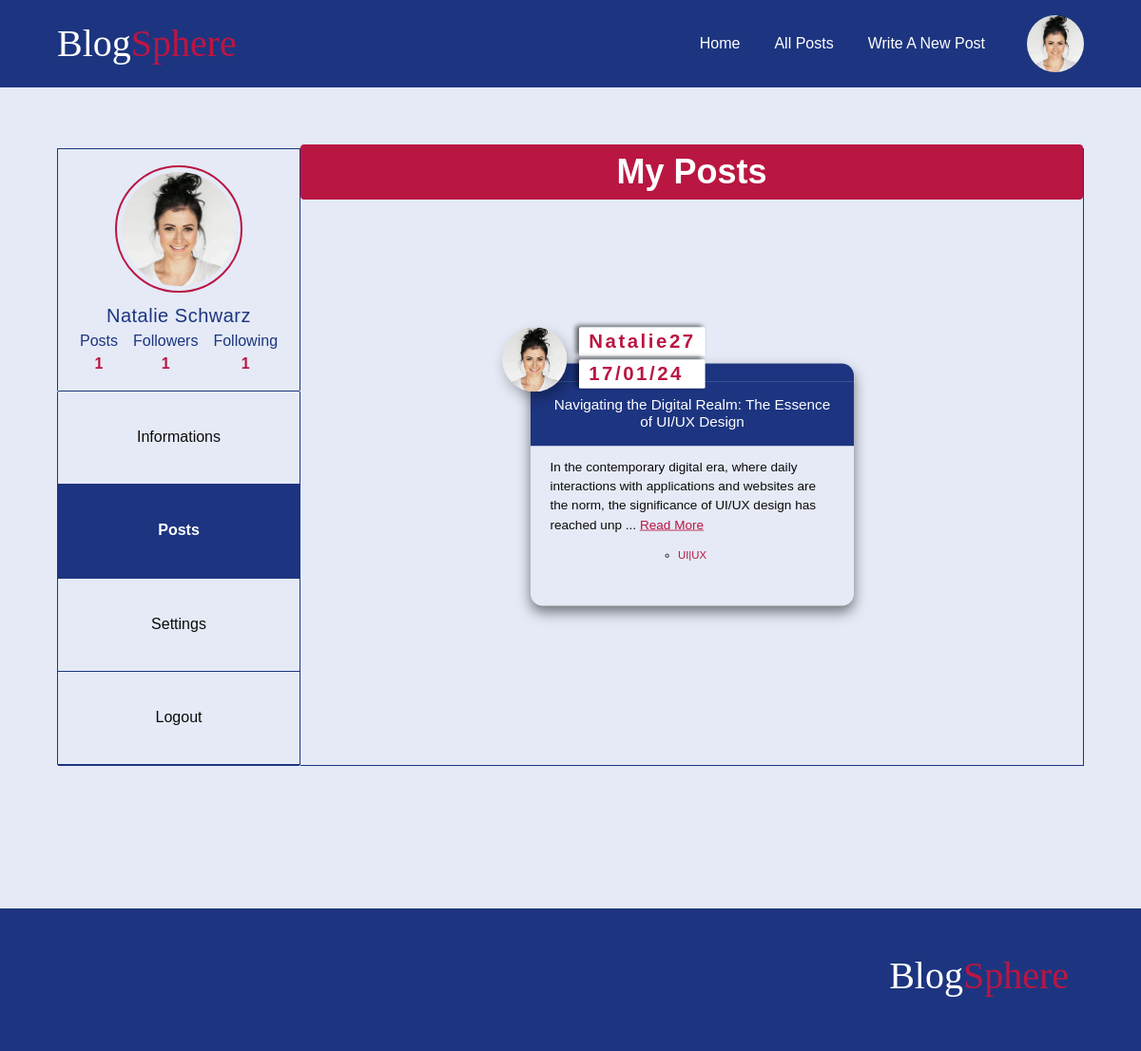
The app's page /account/MyProfile/?tab=posts (signed in), older data.
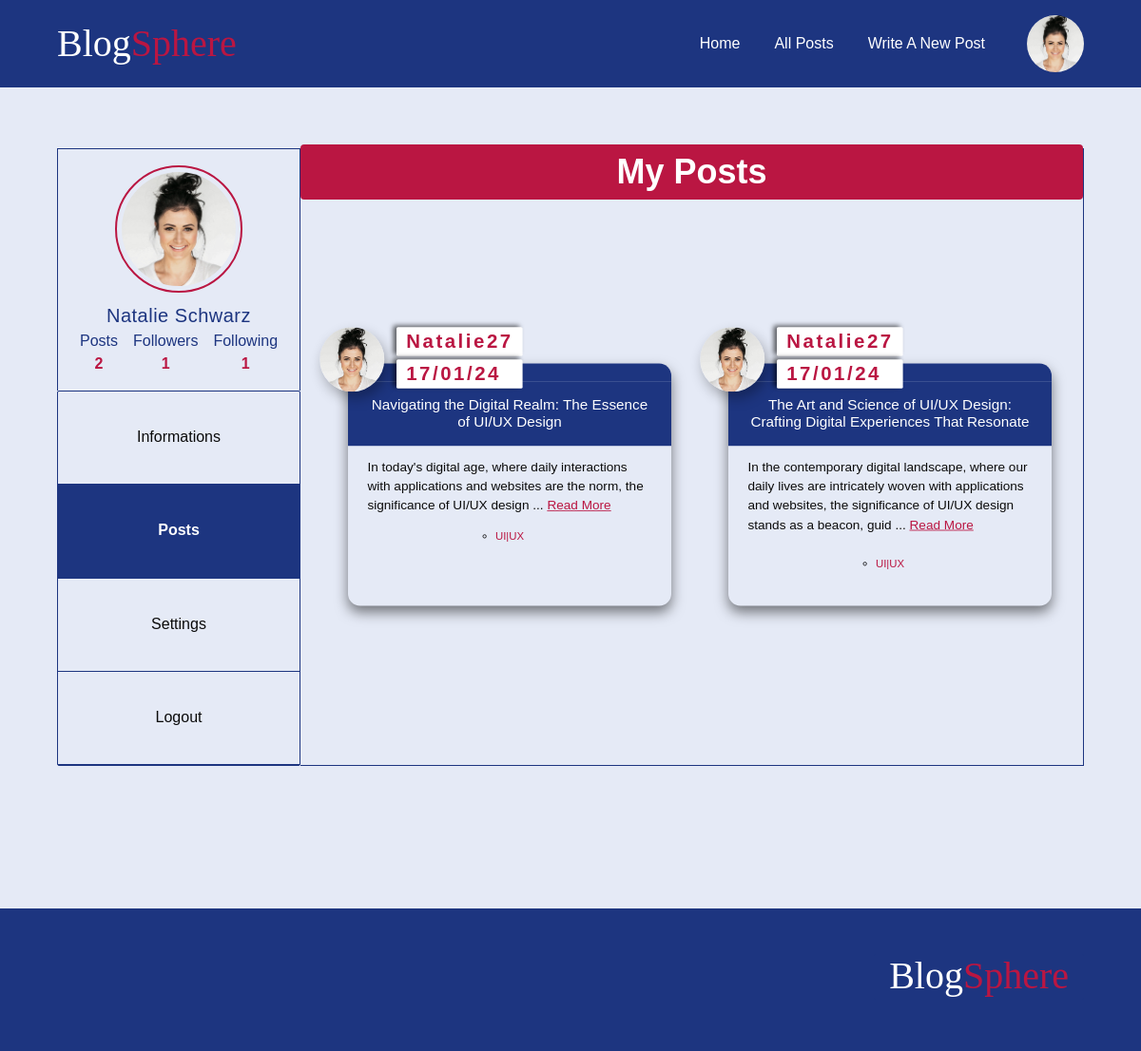
The same page, newer data.
### blog/models.py (models this page shows, shortened)
class Navigation(models.Model):
    text= models.CharField(max_length=100)
    destination= models.CharField(max_length=100)

class Post(models.Model):
    title = models.CharField(max_length=100)
    author = models.ForeignKey(User,  on_delete=models.CASCADE)
    body = RichTextUploadingField(blank=True, null=True)
    created_at = models.DateField(auto_now=True)
    tags = models.ManyToManyField(Tag)
    slug = models.SlugField(unique=True, editable= False, blank= True, db_index=True, default='')
    comments = models.ManyToManyField('Comment')
    class Meta:
        ordering = ['-created_at']

class Tag(models.Model):
    name = models.CharField(max_length=100)
    def __str__(self):
        return f'{self.name}'

### accounts/models.py (models this page shows, shortened)
class Profile(models.Model):
    MALE = 'M'
    FEMALE = 'F'
    OTHER = 'O'
    GENDER_CHOICES = [
        (MALE, 'Male'),
        (FEMALE, 'Female'),
        (OTHER, 'Other'),
    ]
    user = models.OneToOneField(User, on_delete=models.CASCADE)
    bio = models.TextField(blank=True,null=True,  max_length = 400)
    profile_pic = models.ImageField( blank=True, null=True)
    gender = models.CharField(null=True,  max_length=1,choices=GENDER_CHOICES, default= MALE)
    birthday = models.DateField(null=True, blank = True, default=default_date)
    job = models.CharField(blank=True, null=True,  max_length = 400)
    first_name = models.CharField(null=True, blank=True, max_length=100)
    last_name = models.CharField(null=True, blank=True, max_length=100)
    email = models.EmailField(null=True, blank=True,  max_length=254)
    full_name = models.CharField(null=True, max_length = 200, blank= True)
    country = models.CharField(null=True, blank=True, max_length=100)
    city = models.CharField(null=True, blank=True, max_length=100)
    following = models.ManyToManyField('self',symmetrical=False, blank=True)
    followers = models.ManyToManyField("self", related_name="followed_by", symmetrical=False, blank=True)
    comments = models.ManyToManyField(Comment,related_name='user_comments')

### accounts/views.py (the view)
# urls.py: path('MyProfile/', views.myProfile, name='editProfile'),
def myProfile(request):
     tab = request.GET.get('tab')
     user_profile = Profile.objects.get(user = request.user)
     user = User.objects.get(id = request.user.id)
     my_posts = Post.objects.filter(author = user)
     if request.method == "POST":
        form = UserForm(request.POST, instance=user_profile)
        if form.is_valid():
            user_profile.first_name = form.cleaned_data['first_name']
            user_profile.last_name = form.cleaned_data['last_name']
            user_profile.email = form.cleaned_data['email']
            form.save()
            messages.success(request, 'Profile updated successfully', extra_tags='update-profile')
            return redirect('home')
        else:
           return render(request, 'account/myProfile.html', {'form': form, 'tab': tab, 'my_posts': my_posts, 'user_profile': user_profile})
     else:
        form = UserForm(instance=user_profile)
     context ={
         'form': form,
         'tab': tab,
         "my_posts": my_posts,
         "user_profile": user_profile
     }
     return render(request, 'account/myProfile.html', context)

### blog/context_processors.py (called while the page is built)
def render_Nav_processor(request):
  if request.user.is_authenticated:
    navigation_links = Navigation.objects.exclude(destination = 'login')
  else:
    navigation_links = Navigation.objects.exclude(destination = 'logout').exclude(destination = 'editProfile')
  return  {
        'nav_links': navigation_links
    }

### accounts/templates/account/myProfile.html (shortened to what this page needs)
{% extends "layout.html" %}
{% load static %}
{% block style %}
<link rel="stylesheet" href="{% static 'otherUserProfile.css'%}">
<link rel="stylesheet" href="{% static 'myProfile.css'%}">
<link rel="stylesheet" href="{% static 'article.css' %}">
{% endblock style %}
{% block content %}
<section class="user-profile">
   <div class="user-settings">
<div class="user-image-container">
{% if user_profile.profile_pic  %}
<img class="user-image" src="{{user_profile.profile_pic.url}}" alt="User's profile picture">
{% else %}
<img class="no-picture" src="{% static 'images/no-profile-picture.svg' %}" alt="">
{% endif %}
{% if user_profile.first_name and user_profile.last_name %}
<span class="user-fullname">
   {{user_profile.first_name}} {{user_profile.last_name}}
  </span>
   {% else %}
   <span class="user-fullname">
   {{request.user}}
   </span>
      {% endif %}
<div>
  <div role="table" class="table">
    <div role="row" class="col">
        <div role="columnheader" class="th">Posts</div>
        <div  role="cell" class="td">{{ user_profile.user.post_set.all.count }}</div>
    </div>
    <div role="row" class="col">
        <div role="columnheader" class="th">Followers</div>
        <div  role="cell" class="td">{{ user_profile.followers.count }}</div>
    </div>
    <div role="col" class="col">
        <div role="columnheader" class="th">Following</div>
        <div  role="cell" class="td">{{user_profile.following.count}}</div>
    </div>
   </div>
  </div>
</div>
 <ul class="settings-list">
  <li><a class="{% if tab == 'informations' %} tab-active {% endif %}" href="{% url 'editProfile' %}?tab=informations">Informations</a></li>
   <li><a class="{% if tab == 'posts' %} tab-active {% endif %}" href="{% url 'editProfile' %}?tab=posts">Posts</a></li>
   <li><a class="{% if tab == 'settings' %} tab-active {% endif %}" href="{% url 'editProfile' %}?tab=settings">Settings</a></li>
   <li><a  href="{% url 'logout' %}">Logout</a></li>
 </ul>
</div>
<section class="user-information">
    {% if tab == 'posts' %}
    <h1 class="tab-heading">My Posts </h1>
      {% include "account/components/myProfile/posts.html" %}
    {% endif %}
</section>
</section>
{% endblock content %}

### templates/layout.html (shortened to what this page needs)
{% load static %}
<!DOCTYPE html>
<html lang="en">
<head>
    <link rel="stylesheet" href="{% static "global.css"%}">
    {% block style%} {% endblock %}
</head>
<body>
    {% include "./components/header.html" %}
    <main class="container main">
    {% block content %}
    {% endblock content %}
</main>
{% include "./components/footer.html" %}
</body>
</html>

### templates/components/header.html (shortened to what this page needs)
{% load static%}
{% block style %}
<link rel="stylesheet" href="{% static "header.css"%}">
<link rel="stylesheet" href="{% static "article.css"%}">
{% endblock  %}
<header class="nav-header" >
    <div class="container header">
      <div>
       <span class="logo">Blog<span class="brand-accent">Sphere
    </div><nav >
    <ul class="nav">
     {% for link in nav_links %}
       <li>
        <a href="{% url link.destination %}">{{ link.text | title }}</a>
       </li>
       {% endfor %}
       {% if request.user.profile %}
       <button id="profile-pic" >
        {% if request.user.profile.profile_pic %}
        <img class="profile-picture header-picture" src="{{ request.user.profile.profile_pic.url }}" alt="Profile Picture">
     {% endif %}
    </button>{% endif %}
    </ul>
</nav>
</div>
</header>

### accounts/templates/account/components/myProfile/posts.html
<ul class="blogs my-posts">
{% for post in my_posts %}
{% include "components/article.html" %}
{% endfor %}
</ul>

### templates/components/article.html (shortened to what this page needs)
{% load static %}
<li class="post ">
    <header class="author">
        {% if post.author != request.user %}
         <a href="{% url 'user-profile' username=post.author tab='informations' %}">
            {% else %}
            <a href="{% url 'editProfile' %}?tab=informations">
       {% endif %}
       {% if post.author.profile.profile_pic %}
       <img class="profile-picture" src="{{ post.author.profile.profile_pic.url }}" alt="Profile Picture">
{% else %}
            <img class="no-picture" src="{% static 'images/no-profile-picture.svg' %}" alt="">
            {% endif%}
        </a>
            <div class="author-post__details">
                {% if post.author == request.user  %}
                <a href="{% url 'editProfile' %}?tab=informations">
                    <span class="author-post__details-name">{{post.author.username}}</span> </a>{% endif %}
                    <span class="author-post__details-date">{{post.created_at|date:"d/m/y"}}</span></div>
                </header>
                <a href="{% url 'post' post.slug %}">
        <div class="title-container">
            <h3 class="post-title">{{ post.title }}</h3>
        </div>
        <div class="content">
            <p class="post-content">
                {{ post.body|slice:":175"|safe }}
                {% if post.body|length > 175 %}
                ... <a class="read_more" href="{% url 'post' post.slug %}">Read More</a>
                {% endif %}
            </p>
        </a>
            <div class="row">
                <ul class="tags">
                    {% for tag in post.tags.all %}
                        <li><a href="{% url 'posts'%}?tag={{tag}}" class="tag"> {{tag}}</a></li>
                    {% endfor %}
                </ul>
            </div>
    </li>

### templates/components/footer.html (shortened to what this page needs)
{% load static %}
{% block style %}
<link rel="stylesheet" href="{% static 'footer.css'%}">
{% endblock style %}
<footer>
    <div class="container">
        <span class="brand">Blog<span class="brand-accent">Sphere
    </div>
</footer>

### static/global.css (style rules this page uses)
:root { --main-clr: #1d3580; --main-hover-clr: #2c489cd0; --main-hover-link-clr: #2c489c4d; --body-clr: #e5eaf6; --main-clr-light: #1d3680bd; --heading-clr: #1d3580; --heading2-clr: #fff; --accent-clr: #ba1642; --focus-clr: #e4724f13; --error-text-clr: rgb(231, 48, 16); --error-bg-clr: rgba(255, 187, 175, 0.012); --nav-text-clr: #fff; --main-text-clr: #10082e; --fs-800: 2.5rem; --fs-750: 2.25rem; --fs-700: 2rem; --fs-650: 1.75rem; --fs-600: 1.5rem; --fs-550: 1.25rem; --fs-500: 1rem; --fs-450: 0.975rem; --fs-400: 0.9375rem; --fs-350: 0.875rem; --fs-300: 0.8375rem; --heading-align: center; --gutter-y-200: 0.75rem; --gutter-y-300: 1rem; --gutter-y-400: 1.25rem; --gutter-y-600: 2rem; --gutter-y-900: 5rem; --gutter-x-600: 2rem; }
* { margin: 0; padding: 0; box-sizing: border-box; scrollbar-color: var(--main-clr) #fff; }
img, svg, picture { display: block; max-width: 100%; }
input, text, label,textarea, select, button { font-size: inherit; font-family: inherit; }
button { cursor: pointer; }
body { font-size: var(--fs-500); line-height: 1.5; font-family: 'Franklin Gothic Medium', 'Arial Narrow', Arial, sans-serif; color: var(--main-text-clr); background-color: #e5eaf6; }
h1 { text-align: var(--heading-align); color: var(--heading-clr); margin-top: var(--gutter-y-600); font-size: var(--fs-750); line-height: 1.1; margin-bottom: var(--gutter-y-300); }
.brand { background-color: var(--main-clr); color: var(--nav-text-clr); padding-inline: 1rem; padding-bottom: .2rem; font-family: serif; border-radius: 2px; }
.container { width: 100%; max-width: min(90%, 90rem); margin-inline: auto; }
main { margin-top: var(--gutter-y-600); }
a:link, a:visited { text-decoration: none; color: #0b0b0b; }
.main { min-height: 100vh; }
div.container.header { width: 100%; max-width: min(90%, 90rem); margin-inline: auto; }
.post { margin: 2rem auto; box-shadow: 0 8px 16px rgba(0, 0, 0, 0.5); width: 400px; padding-bottom: 1em; color: #0b0b0b; display: flex; flex-direction: column; justify-content: space-between; border-radius: 15px; transform: scale(0.85); transition: all .25s ease-out; min-height: 300px; ; }

### static/otherUserProfile.css (style rules this page uses)
.user-profile { margin-block: 4em; display: grid; grid-template-columns: 23.5rem 1fr; gap: 3rem; align-items: start; }
.user-image-container { max-width: 350px; margin-top: var(--gutter-y-600) }
.user-image, .no-picture { max-width:350px; width:100%; outline:2px solid var(--heading-clr); outline-offset: 5px; border-radius: 10px; aspect-ratio: 1 / 1; object-fit: cover; object-position: center; margin-inline: auto; }
.user-information { display: grid; }
.user-fullname { display: block; color:var(--main-clr); font-size: var(--fs-550); text-align: center; letter-spacing: .5px; margin-top: var(--gutter-y-300); }
.row { display: flex; gap: 0; margin-bottom: 1.25em; }
h3 { text-align: center; color: var(--main-clr); font-weight: 500; font-size: 1.125rem; }
.table { display: grid; grid-template-columns: repeat(3, .1fr); text-align: center; gap: 1rem; justify-content: center; font-weight: 100; font-family: Arial, Helvetica, sans-serif; }
.th { font-size: var(--fs-500); color: var(--main-clr); }
.td { color: var(--accent-clr); font-weight: 700; }
.blogs { display: grid; grid-auto-flow: column; overflow-x: scroll; scroll-snap-align:start; padding-inline: 1.25em; scroll-snap-type: mandatory; align-items: center !important; }

### static/footer.css (style rules this page uses)
footer { background-color: var(--main-clr); min-height: 150px; font-size: var(--fs-800); text-align: end; }
footer .container { padding-top: 1em; }

Row changes from the older to the newer data that the page shows:
computed for Profile "Natalie": user.post_set.all.count "1" → "2"
changed Post "Navigating the Digital Realm: The Essence of UI/UX Design": body "In the contemporary digital era, where daily interactions with applications and websites are the norm, the significance of UI/UX design has reached unp" → "In today's digital age, where daily interactions with applications and websites are the norm, the significance of UI/UX design"
added Post: author.profile.profile_pic (picture), author.username "Natalie27", created_at "17/01/24", title "The Art and Science of UI/UX Design: Crafting Digital Experiences That Resonate", body "In the contemporary digital landscape, where our daily lives are intricately woven with applications and websites, the significance of UI/UX design stands as a beacon, guid", shows "Read More", Tag (name "UI|UX")
